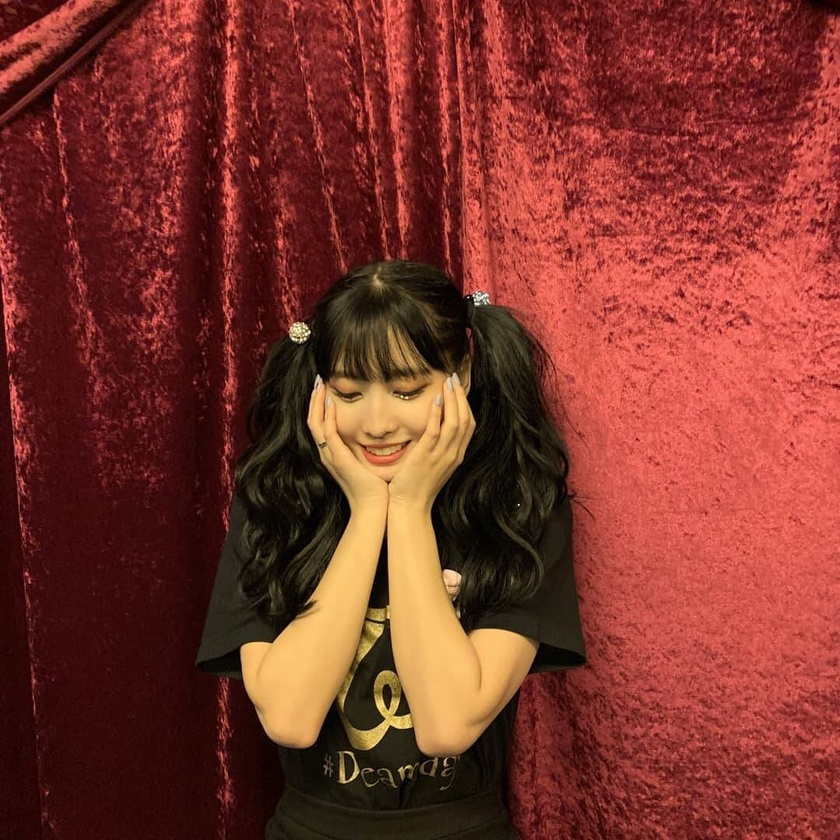
#> input picture 0001.jpg, 840 x 840 px, shrunk from 1080 x 1080 before the run
$ python 0000.py
#> lines starting #> are read from the running program, lines starting #| are printed output that depends on the picture
from PIL import Image, ImageDraw, ImageFont

im = Image.open("0001.jpg")
#> im is the input picture: PIL image 840x840 RGB; mean R, G, B 124.7, 52.8, 42.8
draw = ImageDraw.Draw(im)
font_size = im.size[0]/4
#> font_size = 210
font = ImageFont.truetype('lucon.ttf', int(font_size))
x = im.size[0] - font_size
#> x = 630
draw.text((x, 0), '4', font=font, fill='red')
im.show()
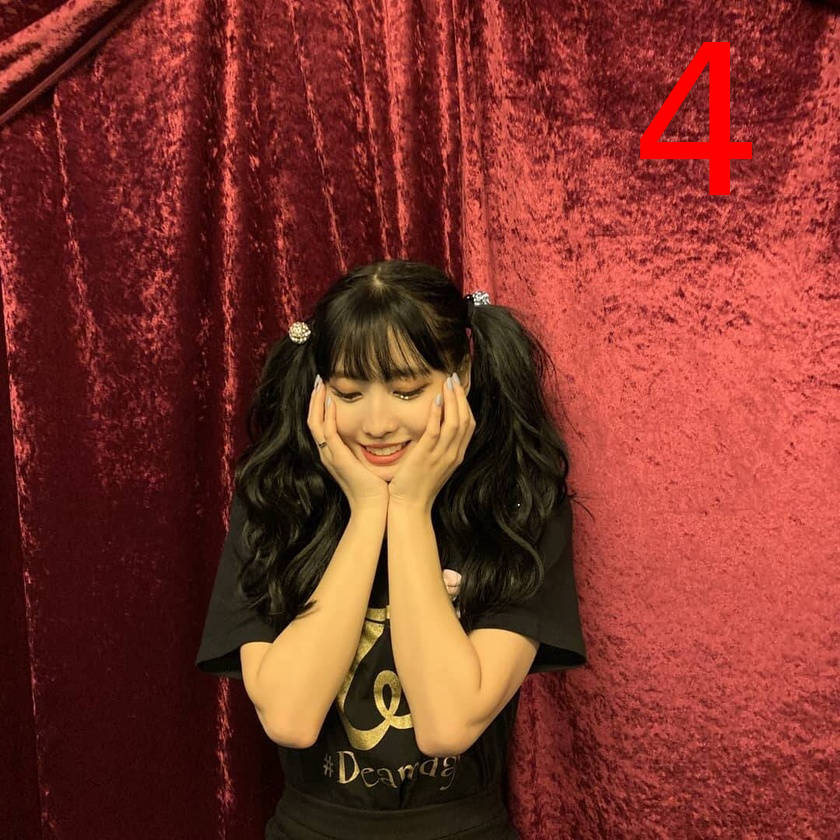
#> shown: PIL image 840x840 RGB; mean R, G, B 125.8, 52.4, 42.4
